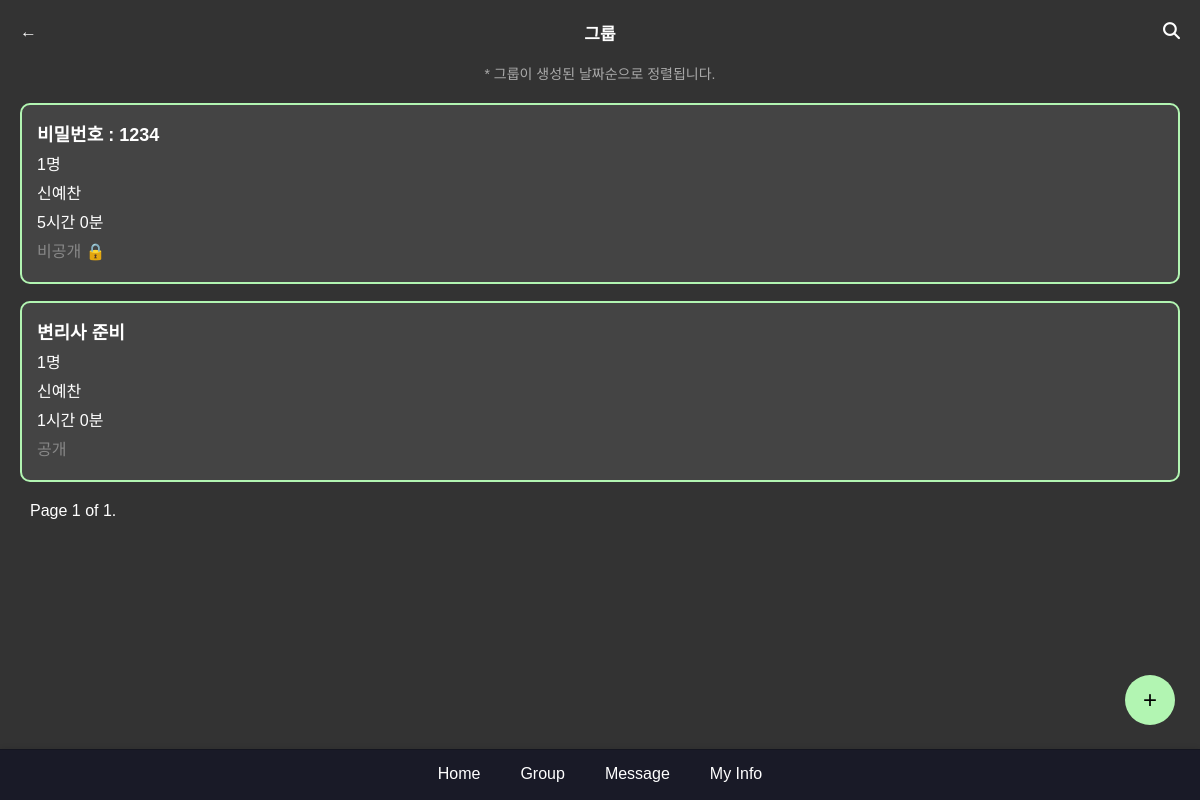
Before: /group/allgroup/ with the older database file.
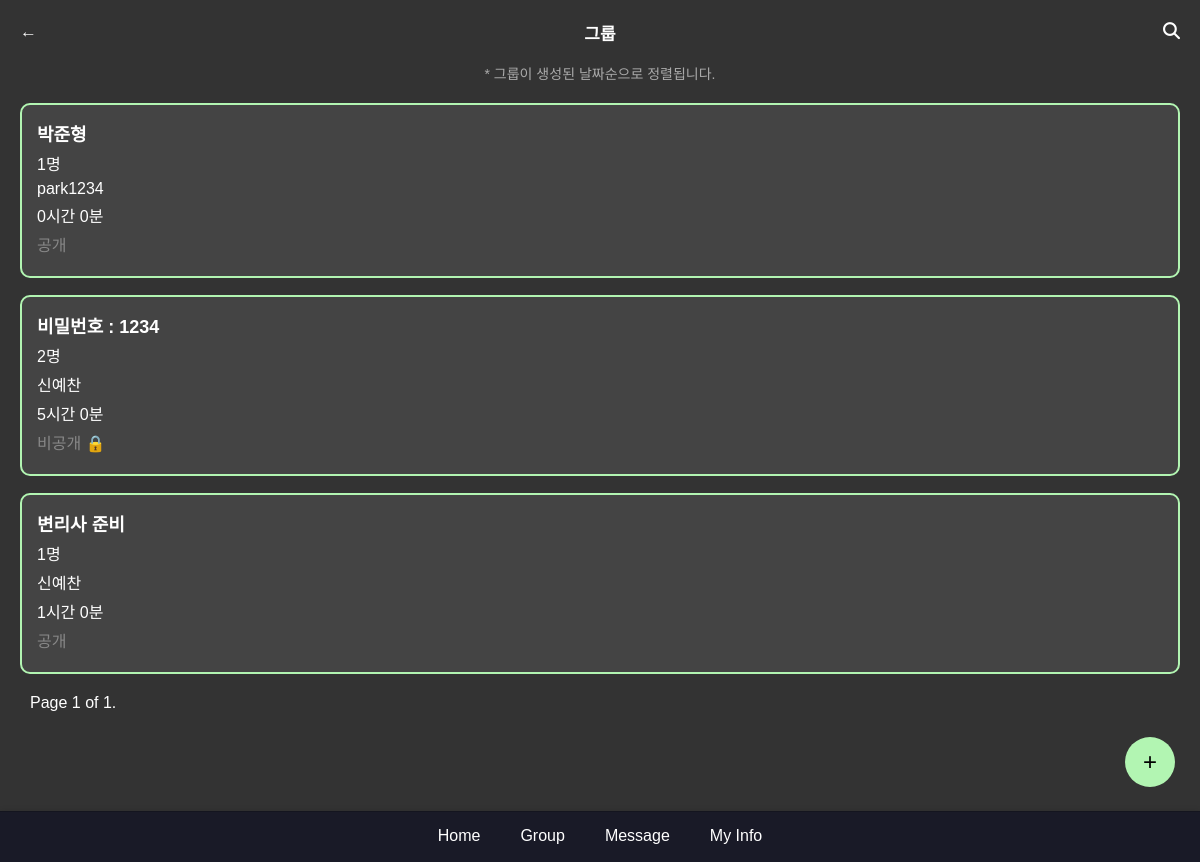
After: the same page with the newer database file.
### group/models.py (models this page shows, shortened)
class Group(models.Model):
    title = models.CharField(max_length=100)
    goals = models.IntegerField(default=0, help_text='목표 시간을 분 단위로 입력해주세요')
    master = models.ForeignKey(settings.AUTH_USER_MODEL, related_name='mastered_groups', on_delete=models.CASCADE)
    users = models.ManyToManyField(settings.AUTH_USER_MODEL, related_name='user_groups')
    password = models.CharField(max_length=128, blank=True, null=True)
    information = models.TextField(blank=True, null=True)
    is_private = models.BooleanField(default=False)
    created_at = models.DateTimeField(auto_now_add=True)

### main/models.py (models this page shows)
class CustomUser(AbstractUser):
    following = models.ManyToManyField(
        "self", #User 인스턴스가 다른 인스턴스 참조
        verbose_name="팔로우 중인 사용자들",
        related_name="followers",
        symmetrical=False,
        through="relationship.Relationship"
    )
    top_apps = models.JSONField(default=dict, blank=True, null=True)
    total_screentimes = models.IntegerField(blank=True, null=True)

### group/views.py (the view)
# urls.py: path('allgroup/', views.all_group, name='all_group'),
def all_group(request):
    groups = Group.objects.all().order_by('-created_at')
    paginator = Paginator(groups, 10)  # 페이지당 10개의 그룹을 표시
    page_number = request.GET.get('page')
    page_obj = paginator.get_page(page_number)
    user = request.user
    if request.method == 'POST':
        form = GroupForm(request.POST)
        if form.is_valid():
            group = form.save(commit=False)
            group.master = user
            group.save()
            group.users.add(user)
            return redirect('group_room', group_id=group.id)
    else:
        form = GroupForm()
    return render(request, 'group/all_group.html', {'page_obj': page_obj, 'form': form})

### main/templatetags/time_filters.py (called while the page is built)
@register.filter
def display_time(total_minutes):
    try:
        total_minutes = int(total_minutes)
        hours = total_minutes // 60
        minutes = total_minutes % 60
        return f"{hours}시간 {minutes}분"
    except (ValueError, TypeError):
        return "Invalid time"

### group/templates/group/all_group.html (shortened to what this page needs)
{% extends 'base.html' %} {% load static %} {% block extra_css %}<link
  rel="stylesheet"
  href="{% static 'css/group.css' %}"
/>{% endblock %} {% block content %}
<div class="groupAddContainer">
  <div class="groupDiv">
    <header class="groupAddHeader">
      {% if user.is_authenticated %}
      <a
        href="{% url 'my_group' %}"
        class="groupAdd-back-button"
        id="cancelButton"
        >←</a
      >
      {% else %}
      <a
        href="{% url 'rankings' %}"
        class="groupAdd-back-button"
        id="cancelButton"
        >←</a
      >
      {% endif %}
      <a class="groupAddTitle">그룹</a>
      <a href="{% url 'search_group' %}" class="groupAdd-search-button">
        <i class="fas fa-search"></i>
      </a>
    </header>
    <button class="add-button" onclick="openAddOverlay()">+</button>
    <p class="groupAddNotice">* 그룹이 생성된 날짜순으로 정렬됩니다.</p>
    {% if page_obj.object_list %}
    <div class="groupAdd-list">
      {% for group in page_obj %}
      <a href="{% url 'account_group' group.id %}" class="groupAdd-item">
        <h2>{{ group.title }}</h2>
        <p>{{ group.users.count }}명</p>
        <p>{{ group.master.username }}</p>
        {% load time_filters %}
        <p>{{ group.goals|display_time}}</p>
        <p class="private">
          {% if group.is_private %}비공개 🔒{% else %}공개{% endif %}
        </p>
      </a>
      {% endfor %}
    </div>
    <div class="pagination">
      <span class="step-links">
        <span class="current">
          Page {{ page_obj.number }} of {{ page_obj.paginator.num_pages }}.
        </span>
      </span>
    </div>
  </div>
</div>
{% else %}
<p class="wlsakr">생성된 그룹이 없습니다. 그룹을 만들어 주세요.</p>
{% endif %}
{% endblock %}

Changed rows visible on the page:
added Group: title "박준형", users.count "1", master.username "park1234", goals|display_time "0시간 0분", is_private "공개"
computed for Group "비밀번호 : 1234": users.count "1" → "2"
